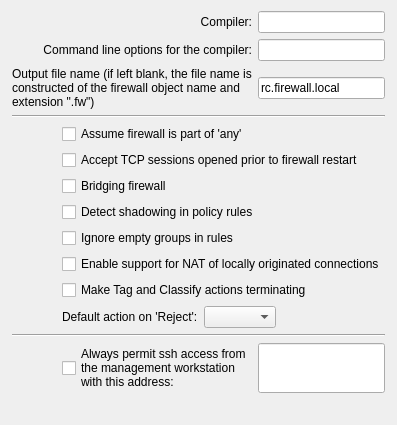
     <widget class="QWidget" name="tab0" >
      <attribute name="title" >
       <string>Compiler</string>
      </attribute>
      <layout class="QGridLayout" name="gridLayout_4" >
       <property name="leftMargin" >
        <number>12</number>
       </property>
       <property name="rightMargin" >
        <number>12</number>
       </property>
       <property name="bottomMargin" >
        <number>12</number>
       </property>
       <item row="0" column="0" colspan="2" >
        <widget class="QLabel" name="compilerLabel" >
         <property name="text" >
          <string>Compiler:</string>
         </property>
         <property name="alignment" >
          <set>Qt::AlignRight|Qt::AlignTrailing|Qt::AlignVCenter</set>
         </property>
         <property name="wordWrap" >
          <bool>false</bool>
         </property>
        </widget>
       </item>
       <item row="0" column="2" >
        <widget class="QLineEdit" name="compiler" >
         <property name="maximumSize" >
          <size>
           <width>32767</width>
           <height>22</height>
          </size>
         </property>
        </widget>
       </item>
       <item row="1" column="0" colspan="2" >
        <widget class="QLabel" name="compilerArgsLabel" >
         <property name="sizePolicy" >
          <sizepolicy vsizetype="Preferred" hsizetype="Expanding" >
           <horstretch>0</horstretch>
           <verstretch>0</verstretch>
          </sizepolicy>
         </property>
         <property name="text" >
          <string>Command line options for the compiler:</string>
         </property>
         <property name="alignment" >
          <set>Qt::AlignRight|Qt::AlignTrailing|Qt::AlignVCenter</set>
         </property>
         <property name="wordWrap" >
          <bool>false</bool>
         </property>
        </widget>
       </item>
       <item row="1" column="2" >
        <widget class="QLineEdit" name="compilerArgs" >
         <property name="maximumSize" >
          <size>
           <width>32767</width>
           <height>22</height>
          </size>
         </property>
        </widget>
       </item>
       <item row="2" column="0" colspan="2" >
        <widget class="QLabel" name="textLabel1_5" >
         <property name="sizePolicy" >
          <sizepolicy vsizetype="Preferred" hsizetype="Expanding" >
           <horstretch>0</horstretch>
           <verstretch>0</verstretch>
          </sizepolicy>
         </property>
         <property name="text" >
          <string>Output file name (if left blank, the file name is constructed of the firewall object name and extension ".fw")</string>
         </property>
         <property name="alignment" >
          <set>Qt::AlignVCenter</set>
         </property>
         <property name="wordWrap" >
          <bool>true</bool>
         </property>
        </widget>
       </item>
       <item row="2" column="2" >
        <widget class="QLineEdit" name="outputFileName" >
         <property name="maximumSize" >
          <size>
           <width>32767</width>
           <height>22</height>
          </size>
         </property>
         <property name="text" >
          <string>rc.firewall.local</string>
         </property>
         <property name="readOnly" >
          <bool>true</bool>
         </property>
        </widget>
       </item>
       <item row="3" column="0" colspan="3" >
        <widget class="Line" name="line4_2" >
         <property name="frameShape" >
          <enum>QFrame::HLine</enum>
         </property>
         <property name="frameShadow" >
          <enum>QFrame::Sunken</enum>
         </property>
         <property name="orientation" >
          <enum>Qt::Horizontal</enum>
         </property>
        </widget>
       </item>
       <item row="4" column="0" >
        <spacer>
         <property name="orientation" >
          <enum>Qt::Horizontal</enum>
         </property>
         <property name="sizeType" >
          <enum>QSizePolicy::Maximum</enum>
         </property>
         <property name="sizeHint" stdset="0" >
          <size>
           <width>30</width>
           <height>150</height>
          </size>
         </property>
        </spacer>
       </item>
       <item row="4" column="1" colspan="2" >
        <layout class="QVBoxLayout" name="verticalLayout" >
         <item>
          <widget class="QCheckBox" name="assumeFwIsPartOfAny" >
           <property name="sizePolicy" >
            <sizepolicy vsizetype="Fixed" hsizetype="Minimum" >
             <horstretch>0</horstretch>
             <verstretch>0</verstretch>
            </sizepolicy>
           </property>
           <property name="text" >
            <string>Assume firewall is part of 'any'</string>
           </property>
          </widget>
         </item>
         <item>
          <widget class="QCheckBox" name="acceptSessions" >
           <property name="sizePolicy" >
            <sizepolicy vsizetype="Fixed" hsizetype="Minimum" >
             <horstretch>0</horstretch>
             <verstretch>0</verstretch>
            </sizepolicy>
           </property>
           <property name="text" >
            <string>Accept TCP sessions opened prior to firewall restart</string>
           </property>
          </widget>
         </item>
         <item>
          <widget class="QCheckBox" name="bridge" >
           <property name="sizePolicy" >
            <sizepolicy vsizetype="Fixed" hsizetype="Minimum" >
             <horstretch>0</horstretch>
             <verstretch>0</verstretch>
            </sizepolicy>
           </property>
           <property name="text" >
            <string>Bridging firewall</string>
           </property>
          </widget>
         </item>
         <item>
          <widget class="QCheckBox" name="shadowing" >
           <property name="sizePolicy" >
            <sizepolicy vsizetype="Fixed" hsizetype="Minimum" >
             <horstretch>0</horstretch>
             <verstretch>0</verstretch>
            </sizepolicy>
           </property>
           <property name="text" >
            <string>Detect shadowing in policy rules</string>
           </property>
          </widget>
         </item>
         <item>
          <widget class="QCheckBox" name="emptyGroups" >
           <property name="sizePolicy" >
            <sizepolicy vsizetype="Fixed" hsizetype="Minimum" >
             <horstretch>0</horstretch>
             <verstretch>0</verstretch>
            </sizepolicy>
           </property>
           <property name="text" >
            <string>Ignore empty groups in rules</string>
           </property>
          </widget>
         </item>
         <item>
          <widget class="QCheckBox" name="localNAT" >
           <property name="sizePolicy" >
            <sizepolicy vsizetype="Fixed" hsizetype="Minimum" >
             <horstretch>0</horstretch>
             <verstretch>0</verstretch>
            </sizepolicy>
           </property>
           <property name="text" >
            <string>Enable support for NAT of locally originated connections</string>
           </property>
          </widget>
         </item>
         <item>
          <widget class="QCheckBox" name="makeTagClassifyTerminating" >
           <property name="text" >
            <string>Make Tag and Classify actions terminating</string>
           </property>
          </widget>
         </item>
         <item>
          <layout class="QHBoxLayout" name="horizontalLayout_3" >
           <item>
            <widget class="QLabel" name="textLabel9" >
             <property name="text" >
              <string>Default action on 'Reject':</string>
             </property>
             <property name="wordWrap" >
              <bool>false</bool>
             </property>
            </widget>
           </item>
           <item>
            <widget class="QComboBox" name="actionOnReject" />
           </item>
           <item>
            <spacer>
             <property name="orientation" >
              <enum>Qt::Horizontal</enum>
             </property>
             <property name="sizeType" >
              <enum>QSizePolicy::Expanding</enum>
             </property>
             <property name="sizeHint" stdset="0" >
              <size>
               <width>72</width>
               <height>20</height>
              </size>
             </property>
            </spacer>
           </item>
          </layout>
         </item>
        </layout>
       </item>
       <item row="5" column="0" colspan="3" >
        <widget class="Line" name="line4" >
         <property name="frameShape" >
          <enum>QFrame::HLine</enum>
         </property>
         <property name="frameShadow" >
          <enum>QFrame::Sunken</enum>
         </property>
         <property name="orientation" >
          <enum>Qt::Horizontal</enum>
         </property>
        </widget>
       </item>
       <item row="6" column="0" >
        <spacer>
         <property name="orientation" >
          <enum>Qt::Horizontal</enum>
         </property>
         <property name="sizeType" >
          <enum>QSizePolicy::Fixed</enum>
         </property>
         <property name="sizeHint" stdset="0" >
          <size>
           <width>30</width>
           <height>50</height>
          </size>
         </property>
        </spacer>
       </item>
       <item row="6" column="1" >
        <widget class="QCheckBox" name="mgmt_ssh" >
         <property name="text" >
          <string>Always permit ssh access from
the management workstation
with this address:</string>
         </property>
        </widget>
       </item>
       <item row="6" column="2" >
        <widget class="QLineEdit" name="mgmt_addr" >
         <property name="sizePolicy" >
          <sizepolicy vsizetype="Fixed" hsizetype="Expanding" >
           <horstretch>0</horstretch>
           <verstretch>0</verstretch>
          </sizepolicy>
         </property>
         <property name="maximumSize" >
          <size>
           <width>32767</width>
           <height>32767</height>
          </size>
         </property>
        </widget>
       </item>
       <item row="7" column="1" >
        <spacer>
         <property name="orientation" >
          <enum>Qt::Vertical</enum>
         </property>
         <property name="sizeType" >
          <enum>QSizePolicy::Expanding</enum>
         </property>
         <property name="sizeHint" stdset="0" >
          <size>
           <width>20</width>
           <height>20</height>
          </size>
         </property>
        </spacer>
       </item>
      </layout>
     </widget>
